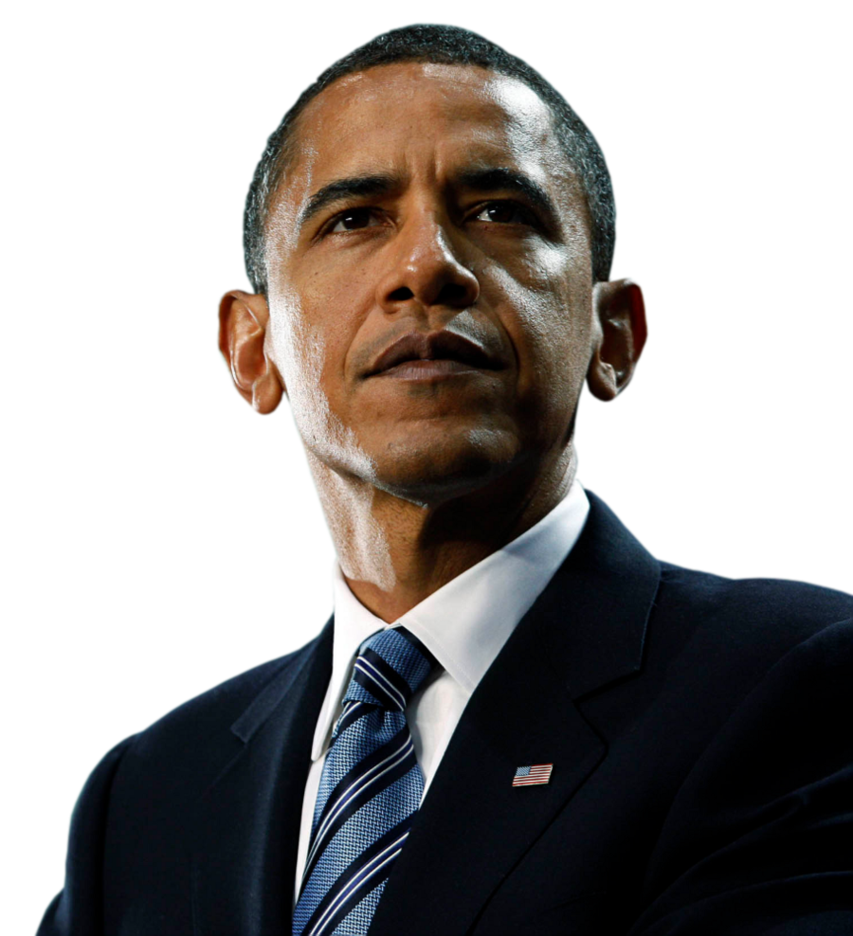
#> input picture Obama.png, 853 x 936 px
$ python View.py Obama.png   (Python 2 division)
#> lines starting #> are read from the running program, lines starting #| are printed output that depends on the picture
import sys
from PIL import Image
if len(sys.argv) != 2:
    print "$ python view.py imagefilename"
    sys.exit(1)
filename = sys.argv[1]
img = Image.open(filename)
#> img is the input picture: PIL image 853x936 RGBA; mean R, G, B, A 34.2, 30.7, 28.9, 136.3
img = img.convert("L")
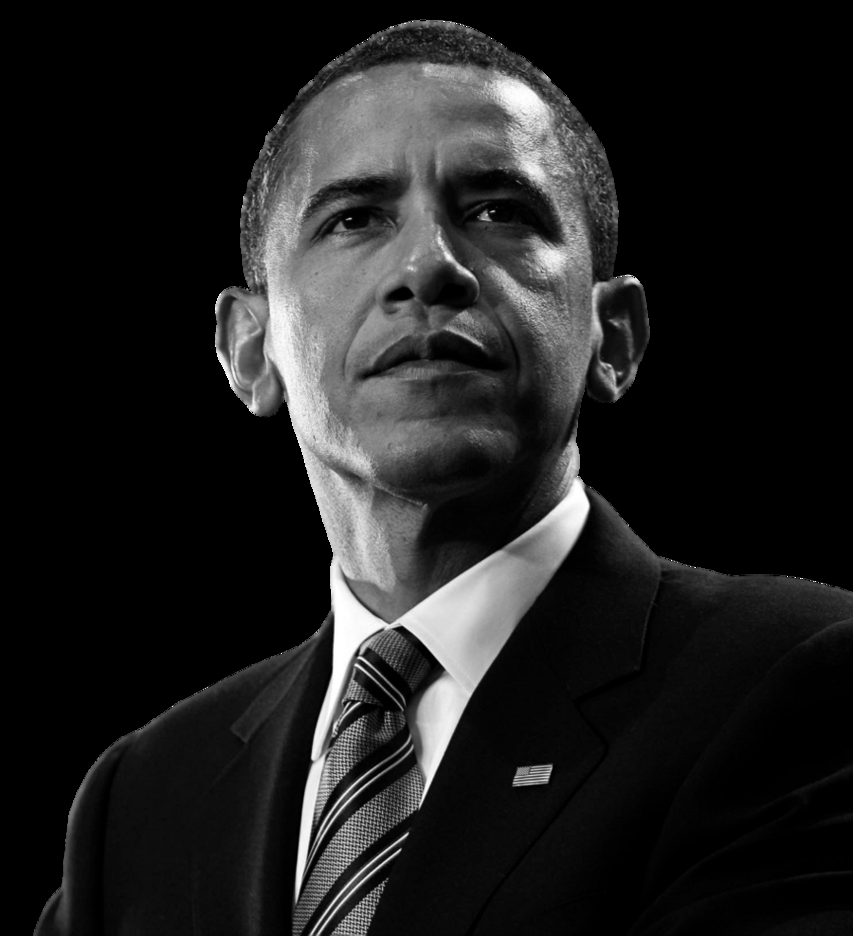
#> img: PIL image 853x936 L; min 0, max 255, mean 31.5
img.show()
